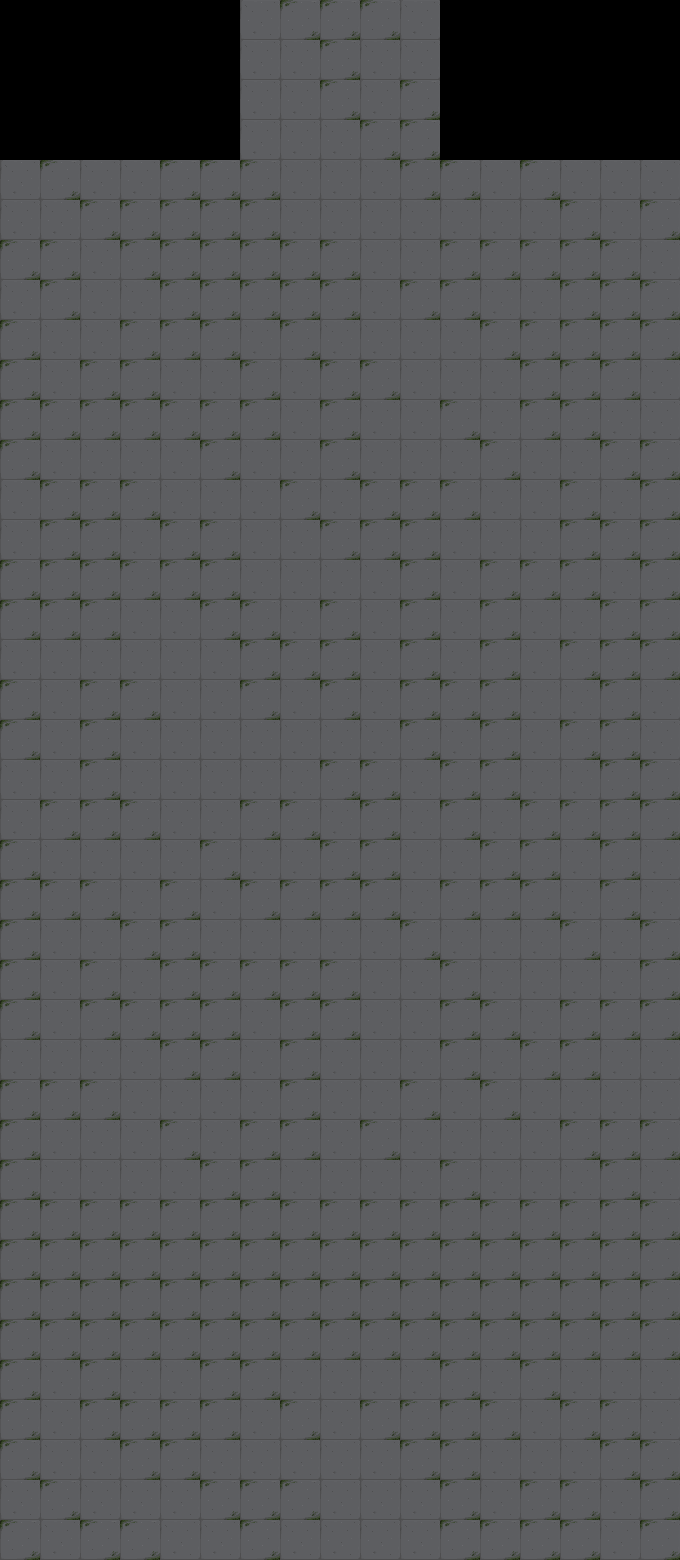

A level layout from a 2D game, rendered from its tile map. Below: a short description, then the map file with tile-grid data replaced by summaries:
An orthogonal 17x39 tile map with 40x40 px tiles, 1 tile layer (Floor), 3 tilesets and 312 objects.

<map version="1.4" tiledversion="1.4.0" orientation="orthogonal" renderorder="right-down" width="17" height="39" tilewidth="40" tileheight="40" infinite="0" nextlayerid="6" nextobjectid="1203">
 <tileset firstgid="1" name="Block&amp;Decorate" tilewidth="160" tileheight="160" tilecount="29" columns="0">
  <grid orientation="orthogonal" width="1" height="1" />
  <tile id="53">
   <image width="40" height="80" source="BlockObject&amp;Decorate/map_cemetory_tile6_17.png" />
  </tile>
  <tile id="54">
   <image width="40" height="80" source="BlockObject&amp;Decorate/map_cemetory_tile6_18.png" />
  </tile>
  <tile id="55">
   <image width="40" height="80" source="BlockObject&amp;Decorate/map_cemetory_tile6_19.png" />
  </tile>
  <tile id="56">
   <image width="160" height="160" source="BlockObject&amp;Decorate/map_cemetory_tile6_29.png" />
  </tile>
  <tile id="57">
   <image width="40" height="120" source="BlockObject&amp;Decorate/map_cemetory_tile6_32.png" />
  </tile>
  <tile id="58">
   <image width="40" height="120" source="BlockObject&amp;Decorate/map_cemetory_tile6_33.png" />
  </tile>
  <tile id="59">
   <image width="80" height="120" source="BlockObject&amp;Decorate/map_cemetory_tile6_34.png" />
  </tile>
  <tile id="60">
   <image width="40" height="120" source="BlockObject&amp;Decorate/o0.png" />
  </tile>
  <tile id="61">
   <image width="40" height="120" source="BlockObject&amp;Decorate/o1.png" />
  </tile>
  <tile id="62">
   <image width="40" height="120" source="BlockObject&amp;Decorate/o2.png" />
  </tile>
  <tile id="63">
   <image width="40" height="120" source="BlockObject&amp;Decorate/o3.png" />
  </tile>
  <tile id="64">
   <image width="80" height="100" source="BlockObject&amp;Decorate/o4.png" />
  </tile>
  <tile id="65">
   <image width="40" height="120" source="BlockObject&amp;Decorate/o5.png" />
  </tile>
  <tile id="66">
   <image width="80" height="55" source="BlockObject&amp;Decorate/o7.png" />
  </tile>
  <tile id="67">
   <image width="120" height="120" source="BlockObject&amp;Decorate/o8.png" />
  </tile>
  <tile id="68">
   <image width="40" height="80" source="BlockObject&amp;Decorate/o10.png" />
  </tile>
  <tile id="69">
   <image width="40" height="120" source="BlockObject&amp;Decorate/o11.png" />
  </tile>
  <tile id="70">
   <image width="120" height="120" source="BlockObject&amp;Decorate/o12.png" />
  </tile>
  <tile id="71">
   <image width="40" height="80" source="BlockObject&amp;Decorate/o13.png" />
  </tile>
  <tile id="72">
   <image width="40" height="80" source="BlockObject&amp;Decorate/o14.png" />
  </tile>
  <tile id="73">
   <image width="40" height="60" source="BreakableBlock/s0.png" />
  </tile>
  <tile id="74">
   <image width="40" height="80" source="BlockObject&amp;Decorate/Skull.png" />
  </tile>
  <tile id="75">
   <image width="40" height="120" source="BlockObject&amp;Decorate/SmallCross (2).png" />
  </tile>
  <tile id="76">
   <image width="40" height="120" source="BlockObject&amp;Decorate/SmallCross.png" />
  </tile>
  <tile id="77">
   <image width="40" height="120" source="BlockObject&amp;Decorate/Statue.png" />
  </tile>
  <tile id="78">
   <image width="40" height="50" source="BlockObject&amp;Decorate/w0.png" />
  </tile>
  <tile id="79">
   <image width="40" height="50" source="BlockObject&amp;Decorate/w1.png" />
  </tile>
  <tile id="80">
   <image width="40" height="50" source="BlockObject&amp;Decorate/w2.png" />
  </tile>
  <tile id="81">
   <image width="40" height="50" source="BlockObject&amp;Decorate/w3.png" />
  </tile>
 </tileset>
 <tileset firstgid="83" name="BreakableBlock" tilewidth="40" tileheight="60" tilecount="11" columns="0">
  <grid orientation="orthogonal" width="1" height="1" />
  <tile id="0">
   <image width="40" height="51" source="BreakableBlock/b0.png" />
  </tile>
  <tile id="1">
   <image width="40" height="51" source="BreakableBlock/b0_.png" />
  </tile>
  <tile id="2">
   <image width="40" height="51" source="BreakableBlock/b1.png" />
  </tile>
  <tile id="3">
   <image width="40" height="51" source="BreakableBlock/b1_.png" />
  </tile>
  <tile id="4">
   <image width="40" height="51" source="BreakableBlock/b2.png" />
  </tile>
  <tile id="5">
   <image width="40" height="51" source="BreakableBlock/b2_.png" />
  </tile>
  <tile id="6">
   <image width="40" height="51" source="BreakableBlock/map_cemetory_object5_01.png" />
  </tile>
  <tile id="7">
   <image width="40" height="51" source="BreakableBlock/map_cemetory_object5_02.png" />
  </tile>
  <tile id="8">
   <image width="40" height="51" source="BreakableBlock/map_cemetory_object5_03.png" />
  </tile>
  <tile id="9">
   <image width="40" height="51" source="BreakableBlock/map_cemetory_object5_07.png" />
  </tile>
  <tile id="10">
   <image width="40" height="60" source="BreakableBlock/s0.png" />
  </tile>
 </tileset>
 <tileset firstgid="94" name="FloorCementary" tilewidth="40" tileheight="40" tilecount="7" columns="0">
  <grid orientation="orthogonal" width="1" height="1" />
  <tile id="0">
   <image width="40" height="40" source="Floor/g0.png" />
  </tile>
  <tile id="1">
   <image width="40" height="40" source="Floor/g1.png" />
  </tile>
  <tile id="2">
   <image width="40" height="40" source="Floor/map_cemetory_tile2_01.png" />
  </tile>
  <tile id="3">
   <image width="40" height="40" source="Floor/map_cemetory_tile2_02.png" />
  </tile>
  <tile id="4">
   <image width="40" height="40" source="Floor/map_cemetory_tile2_05.png" />
  </tile>
  <tile id="5">
   <image width="40" height="40" source="Floor/map_cemetory_tile2_06.png" />
  </tile>
  <tile id="6">
   <image width="40" height="40" source="Floor/map_cemetory_tile6_28.png" />
  </tile>
 </tileset>
 <layer id="1" name="Floor" width="17" height="39">
  <data>[663 cells, 615 non-empty, 2 distinct tile ids]</data>
 </layer>
 <objectgroup id="4" name="Blocks">
  <object id="925" gid="91" x="280" y="240" width="40" height="51" />
  <object id="926" gid="91" x="320" y="240" width="40" height="51" />
  <object id="927" gid="91" x="360" y="240" width="40" height="51" />
  <object id="928" gid="91" x="280" y="160" width="40" height="51" />
  <object id="929" gid="91" x="320" y="160" width="40" height="51" />
  <object id="930" gid="91" x="360" y="160" width="40" height="51" />
  <object id="1035" gid="90" x="160" y="720" width="40" height="51" />
  <object id="1040" gid="90" x="160" y="400" width="40" height="51" />
  <object id="1042" gid="90" x="480" y="400" width="40" height="51" />
  <object id="1046" gid="90" x="480" y="720" width="40" height="51" />
  <object id="1052" gid="90" x="200" y="400" width="40" height="51" />
  <object id="1053" gid="90" x="240" y="400" width="40" height="51" />
  <object id="1054" gid="90" x="280" y="400" width="40" height="51" />
  <object id="1055" gid="90" x="360" y="400" width="40" height="51" />
  <object id="1056" gid="90" x="400" y="400" width="40" height="51" />
  <object id="1057" gid="90" x="440" y="400" width="40" height="51" />
  <object id="1058" gid="90" x="160" y="440" width="40" height="51" />
  <object id="1059" gid="90" x="160" y="480" width="40" height="51" />
  <object id="1060" gid="90" x="160" y="520" width="40" height="51" />
  <object id="1061" gid="90" x="160" y="600" width="40" height="51" />
  <object id="1062" gid="90" x="160" y="640" width="40" height="51" />
  <object id="1063" gid="90" x="160" y="680" width="40" height="51" />
  <object id="1064" gid="90" x="200" y="720" width="40" height="51" />
  <object id="1065" gid="90" x="240" y="720" width="40" height="51" />
  </objectgroup>
 <objectgroup id="2" name="Large Object">
  <!-- 1 objects omitted --></objectgroup>
 <objectgroup id="3" name="Small Object">
  <!-- 61 objects omitted --></objectgroup>
 <objectgroup id="5" name="Wall">
  <!-- 107 objects omitted --></objectgroup>
</map>
<!-- 288 of 312 objects omitted -->
